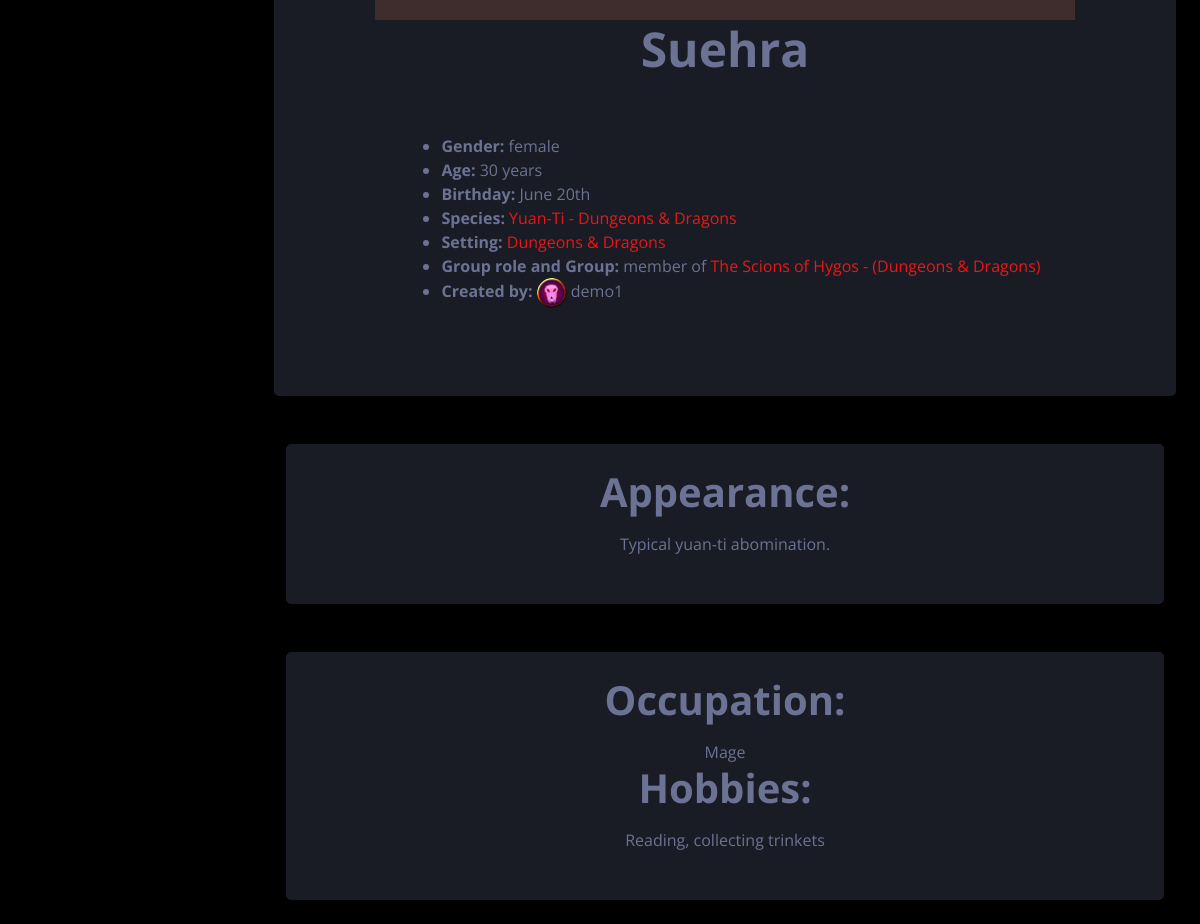
/ThineArtSpace/characters/3 (middle part), run on an earlier commit of the app's database.
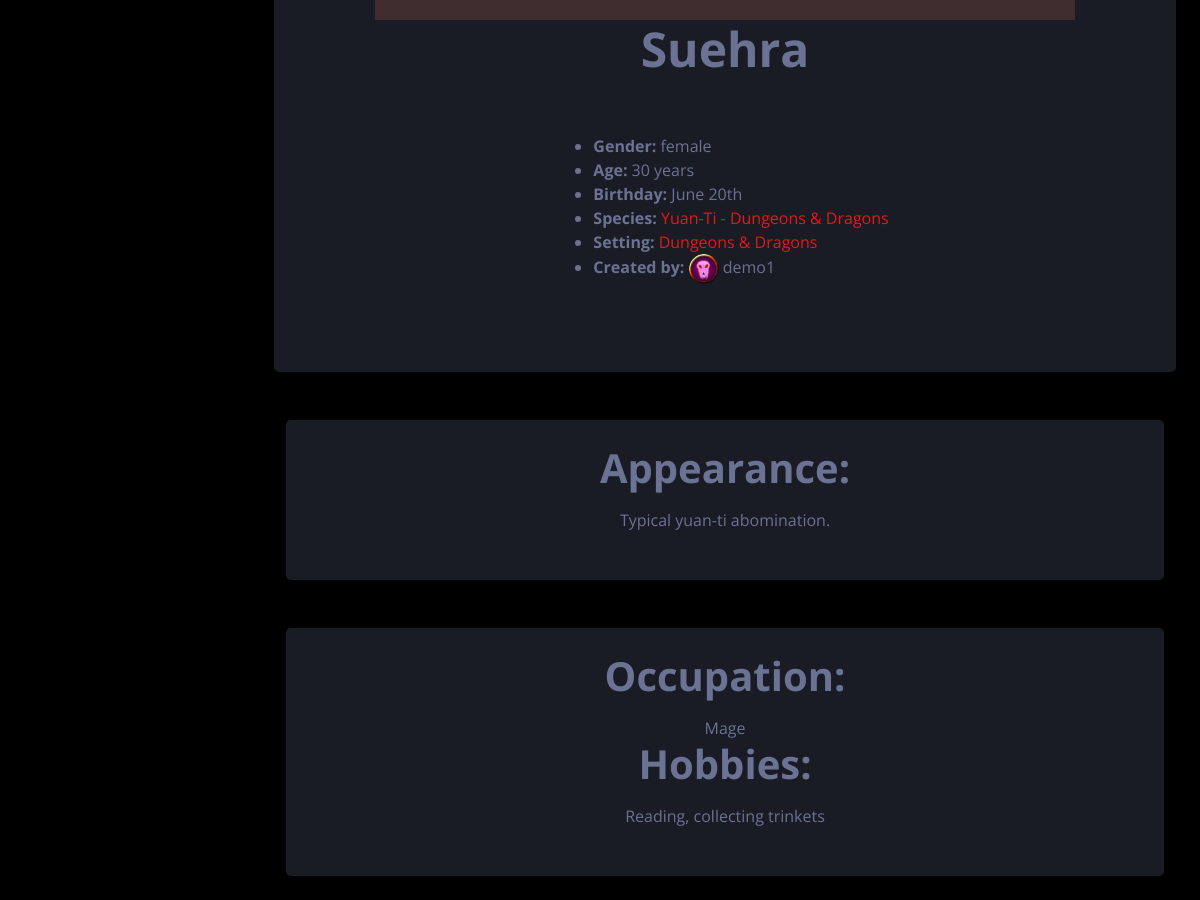
And on a later commit of the database.
### ThineArtSpace/models.py (models this page shows, shortened)
class Character(models.Model):
    name=models.CharField(verbose_name="Name", max_length=100)
    age=models.CharField(verbose_name="Age", max_length=100)
    backstory=models.TextField(verbose_name="Backstory")
    TAG_CHOICES = [
        ('canon', 'Canon'),
        ('fanon', 'Fanon'),
    ]
    species_relation_tag = models.CharField(max_length=5, choices=TAG_CHOICES, default='fanon')
    group_relation_tag = models.CharField(max_length=5, choices=TAG_CHOICES, default='fanon')
    setting_relation_tag = models.CharField(max_length=5, choices=TAG_CHOICES, default='fanon')
    species=models.ForeignKey(to="Species", on_delete=models.SET_NULL, null=True, blank=True, related_name="species_characters")
    species_name=models.CharField(max_length=200, null=True, blank=True)
    hobbies=models.TextField(verbose_name="Hobbies", null=True, blank=True)
    appearance=models.TextField(verbose_name="Appearance")
    created_by=models.ForeignKey(to=User, on_delete=models.SET_NULL, blank=True, null=True, related_name="creator_characters")
    setting=models.ForeignKey(to=Setting, on_delete=models.SET_NULL, null=True, blank=True,related_name="setting_characters")
    birthday=models.CharField(verbose_name="Birthday", default="Unknown", max_length=100)
    occupation=models.TextField(verbose_name="Occupation", blank=True, null=True)
    image=models.ImageField(verbose_name="Image", upload_to='characters', null=True, blank=True, default='character_default/default.png')
    char_credit=models.TextField(verbose_name="Credit", null=True, blank=True)
    groups = models.ForeignKey(to=Group, on_delete=models.SET_NULL, null=True, blank=True, related_name="group_characters")
    group_role=models.CharField(verbose_name="Group role", max_length=200, null=True, blank=True, default="Unknown")
    variant_of_character=models.ForeignKey(to='self', on_delete=models.SET_NULL, null=True, blank=True, related_name="variants")
    GENDER_CHOICES = [
        ('male', 'Male'),
        ('female', 'Female'),
        ('agender', 'Agender'),
        ('trans male', 'Trans male'),
        ('trans female', 'Trans female'),
        ('multigender', 'Multigender'),
        ('nonbinary', 'Nonbinary'),
    ]
    gender=models.CharField(verbose_name="Gender", max_length=100, choices=GENDER_CHOICES, default="agender")
    class Meta:
        verbose_name="Character"
        verbose_name_plural="Characters"

class Group(models.Model):
    name=models.CharField(verbose_name="Name", max_length=100)
    created_by=models.ForeignKey(to=User, on_delete=models.SET_NULL, null=True, blank=True, related_name="creator_groups")
    setting=models.ForeignKey(to=Setting, on_delete=models.SET_NULL, null=True, blank=True, related_name="setting_groups")
    description=models.TextField(verbose_name="Description")
    TAG_CHOICES = [
        ('canon', 'Canon'),
        ('fanon', 'Fanon'),
    ]
    setting_relation_tag=models.CharField(max_length=5, choices=TAG_CHOICES, default='fanon')
    parent_group=models.ForeignKey(to='self', on_delete=models.SET_NULL, null=True, blank=True, related_name="sub_groups")
    variant_of_group=models.ForeignKey(to='self', on_delete=models.SET_NULL, null=True, blank=True, related_name="variants")
    group_credit = models.TextField(verbose_name="Credit", null=True, blank=True)
    image = models.ImageField(verbose_name="Image", upload_to='groups', null=True, blank=True)
    class Meta:
        constraints=[
            models.UniqueConstraint(fields=['name', 'setting'], name='unique_group_name_setting')
        ]
        verbose_name="Group"
        verbose_name_plural="Groups"
    def __str__(self):
        if self.setting != 'null' and self.setting != 'None' and self.setting != 'blank':
            return f"{self.name} - ({self.setting.name})"
        else:
            return f'{self.name}'

class Setting(models.Model):
    name=models.CharField(verbose_name="Name", max_length=200)
    created_by = models.ForeignKey(to=User, on_delete=models.SET_NULL, null=True, blank=True, related_name="creator_settings")
    description=models.TextField(verbose_name="Description")
    parent_setting=models.ForeignKey(to='self', on_delete=models.SET_NULL, null=True, blank=True, related_name="sub_settings")
    variant_of_setting = models.ForeignKey(to='self', on_delete=models.SET_NULL, null=True, blank=True, related_name="variants")
    sett_credit = models.TextField(verbose_name="Credit", null=True, blank=True)
    class Meta:
        constraints=[
            models.UniqueConstraint(fields=['name'], name='unique_setting_name')
        ]
        verbose_name="Setting"
        verbose_name_plural="Settings"
    def __str__(self):
        return f"{self.name}"

class Species(models.Model):
    name=models.CharField(verbose_name="Name", max_length=200)
    appearance = models.TextField(verbose_name="Appearance")
    description = models.TextField(verbose_name="Description")
    setting=models.ForeignKey(to=Setting, on_delete=models.SET_NULL, null=True, blank=True, related_name="setting_species")
    TAG_CHOICES = [
        ('canon', 'Canon'),
        ('fanon', 'Fanon'),
    ]
    setting_relation_tag = models.CharField(max_length=5, choices=TAG_CHOICES, default='fanon')
    created_by = models.ForeignKey(to=User, on_delete=models.SET_NULL, blank=True, null=True, related_name="creator_species")
    parent_species = models.ForeignKey(to='self', on_delete=models.SET_NULL, null=True, blank=True, related_name="sub_species")
    variant_of_species = models.ForeignKey(to='self', on_delete=models.SET_NULL, null=True, blank=True, related_name="variants")
    image = models.ImageField(verbose_name="Image", upload_to='species', null=True, blank=True)
    spec_credit = models.TextField(verbose_name="Credit", null=True, blank=True)
    def __str__(self):
        if self.setting != 'null' and self.setting!= 'none' and self.setting!='blank':
            return f'{self.name} - {self.setting.name}'
        else:
            return f'{self.name}'
    class Meta:
        verbose_name="Species"
        verbose_name_plural = "Species"

class Profile(models.Model):
    user = models.OneToOneField(User, on_delete=models.CASCADE)
    photo = models.ImageField(default="profile-pics/default.png", upload_to="profile-pics/")
    class Meta:
        verbose_name="Profile"
        verbose_name_plural="Profiles"

### ThineArtSpace/views.py (the view)
# urls.py: path('characters/<int:pk>', CharacterDetailView.as_view(), name='character'),
class CharacterDetailView(generic.DetailView):
    model = Character
    template_name = "character.html"
    context_object_name = "character"

### ThineArtSpace/templates/character.html (shortened to what this page needs)
{% extends "base.html" %}
{% block "content" %}
{% if character.image %}
    <img class="card-img-top" style="max-width: 700px" src="{{ character.image.url }}">
{% endif %}
<div class="display-5 pb-5">{{ character.name }}</div>
<ul class="pt-2">
    <li><strong>Gender: </strong>{{ character.gender }}</li>
    <li><strong>Age: </strong>{{ character.age }}</li>
    <li><strong>Birthday: </strong>{{ character.birthday }}</li>
    <li><strong>Species: </strong><a href="{% url 'species' character.species.pk %}">{{ character.species }}</a></li>
    <li><strong>Setting: </strong><a href="{% url 'setting' character.setting.pk %}">{{ character.setting }}</a></li>
    {% if character.group_role and character.groups %}
        <li><strong>Group role and Group: </strong>{{ character.group_role }} of <a href="{% url 'group' character.groups.pk %}">{{ character.groups }}</a></li>
    {% endif %}
    <li>
        <strong>Created by: </strong>
        <img class="rounded-circle account-img" style="width: 30px" src="{{ character.created_by.profile.photo.url }}" alt="">
        {{ character.created_by }}
    </li>
</ul>
<br>
{% endblock %}
{% block "content2" %}
<div class="container-fluid pt-4 px-4">
                <div class="row g-4">
                    <div class="col-sm-12">
                        <div class="bg-secondary rounded p-4">
                            <div class="d-flex flex-column align-items-center justify-content-between mb-4">
                                <div class="display-6 pb-3">Appearance:</div>
                                {{ character.appearance }}
                            </div>
                        </div>
                    </div>
                </div>
</div>
{% endblock %}
{% if character.occupation or character.hobbies %}
{% block "content3" %}
<div class="container-fluid pt-4 px-4">
                <div class="row g-4">
                    <div class="col-sm-12">
                        <div class="bg-secondary rounded p-4">
                            <div class="d-flex flex-column align-items-center justify-content-between mb-4">
                                {% if character.occupation and character.hobbies %}
                                <div class="display-6 pb-3">Occupation:</div>
                                {{ character.occupation }}
                                <br>
                                <div class="display-6 pb-3">Hobbies:</div>
                                {{ character.hobbies }}
                                {% endif %}
                            </div>
                        </div>
                    </div>
                </div>
</div>
{% endblock %}
{% endif %}

What changed in the data, as far as the page shows it:
changed Character "Suehra": groups_id 3 → empty (drawn); group_role "member" → (not shown); groups "The Scions of Hygos - (Dungeons & Dragons)" → (not shown)
Also different on the page:
text no longer shown: "Group role and Group: of"
